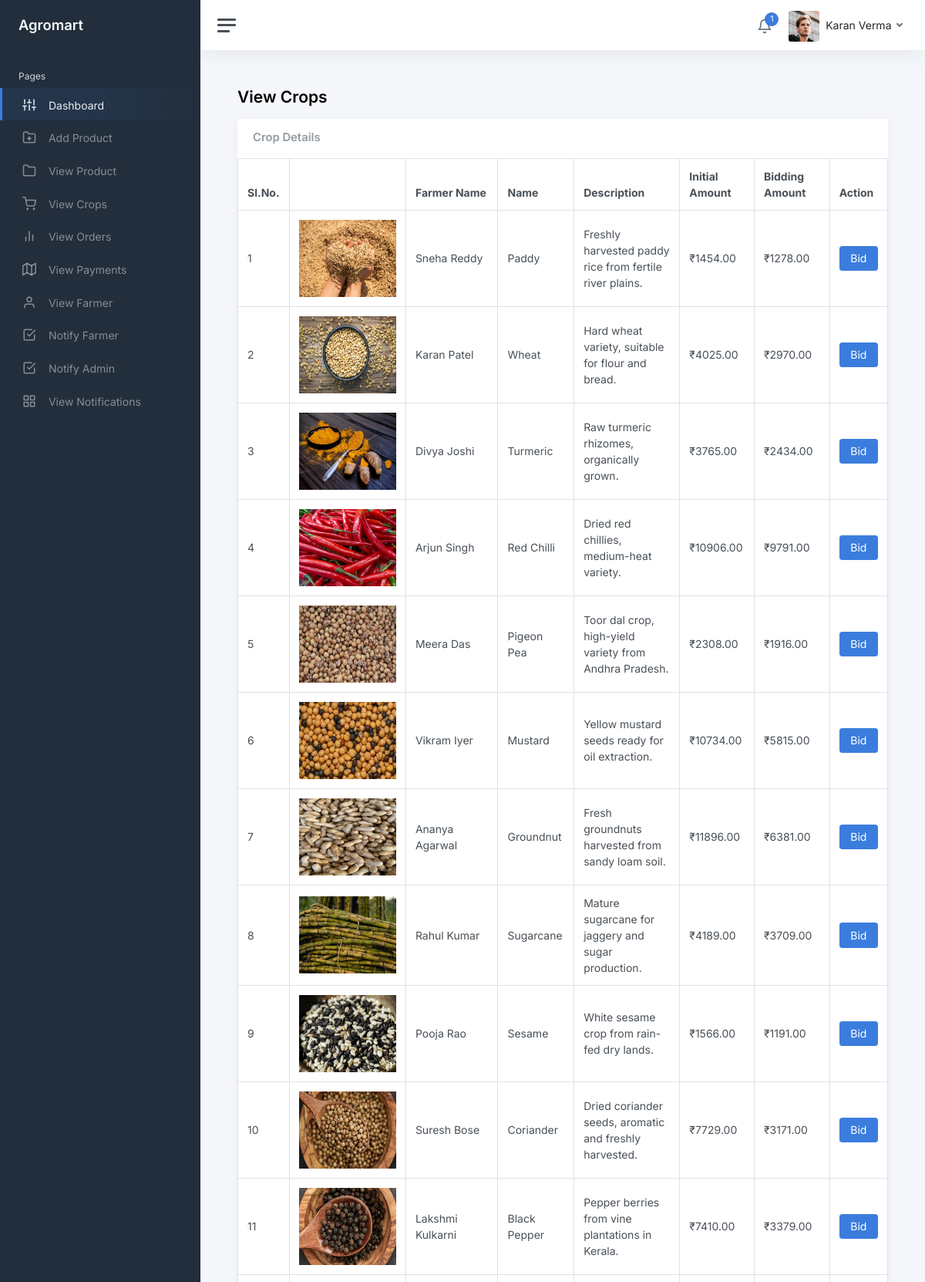
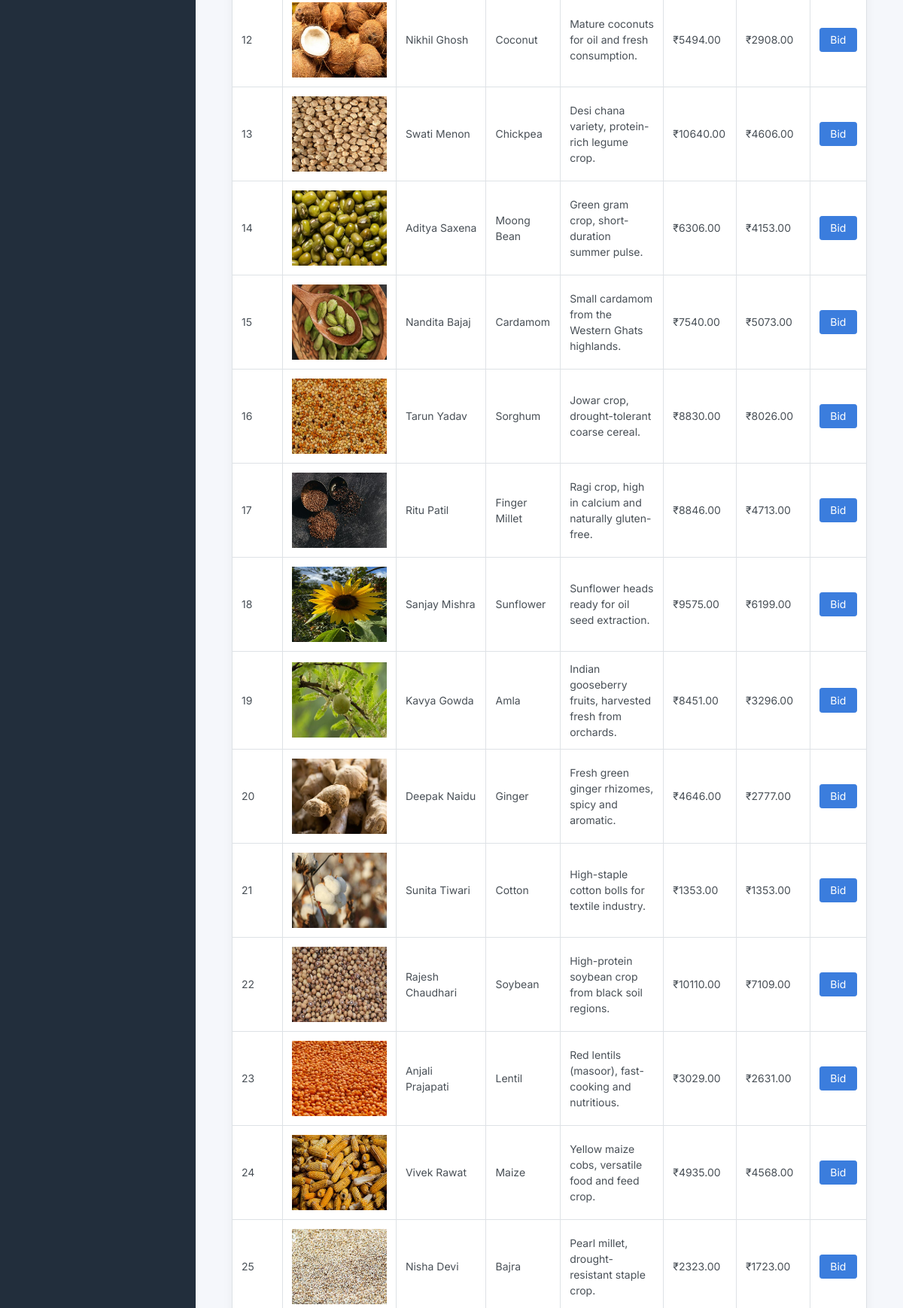
Screenshot of /consumer/view-crop.php (signed in, upper part) with the database file from the repository (2 pictures, top to bottom).
### tables this page shows
CREATE TABLE IF NOT EXISTS `crops` (
  `crop_id` int NOT NULL AUTO_INCREMENT,
  `crop_name` varchar(30) NOT NULL,
  `crop_description` text NOT NULL,
  `farmer_id` int NOT NULL,
  `crop_initial_amount` int NOT NULL,
  `crop_amount` int DEFAULT NULL,
  `consumer_id` int DEFAULT NULL,
  `image_location` text NOT NULL,
  PRIMARY KEY (`crop_id`)
);

CREATE TABLE IF NOT EXISTS `farmers` (
  `farmer_id` int NOT NULL AUTO_INCREMENT,
  `farmer_name` varchar(30) NOT NULL,
  `farmer_email` varchar(30) NOT NULL,
  `farmer_contact_number` varchar(12) NOT NULL,
  `farmer_address` text NOT NULL,
  `farmer_username` varchar(30) NOT NULL,
  `farmer_password` varchar(30) NOT NULL,
  PRIMARY KEY (`farmer_id`)
);

### consumer/view-crop.php (the view, shortened to what this page needs)
<?php
include './includes/connection.php';
?>
<!DOCTYPE html>
<html lang="en">
<head>
	<link href="css/app.css" rel="stylesheet">
</head>
<body>
	<div class="wrapper">
		<?php include('./includes/sidebar.php'); ?>
		<div class="main">
			<?php include('./includes/navbar.php'); ?>
			<main class="content">
				<div class="container-fluid p-0">
					<h1 class="h3 mb-3"><strong>View Crops</strong></h1>
					<div class="row">
						<div class="col-12 d-flex">
							<div class="card flex-fill">
								<div class="card-header">
									<h5 class="card-title mb-0">Crop Details</h5>
								</div>
								<table class="table table-bordered my-0">
									<thead>
										<tr>
											<th>Sl.No.</th>
											<th class="d-none d-xl-table-cell"></th>
											<th class="d-none d-xl-table-cell">Farmer Name</th>
											<th class="d-none d-xl-table-cell">Name</th>
											<th class="d-none d-xl-table-cell">Description</th>
											<th class="d-none d-xl-table-cell">Initial Amount</th>
											<th class="d-none d-xl-table-cell">Bidding Amount</th>
											<th class="d-none d-xl-table-cell">Action</th>
										</tr>
									</thead>
									<tbody>
										<?php
											$query=mysqli_query($con,"SELECT F.farmer_name, c.crop_name, C.crop_description,
											C.crop_initial_amount,C.crop_amount, C.image_location, C.crop_id FROM crops C
                                            left join farmers F on F.farmer_id=C.farmer_id") or die(mysqli_error($con));
											if(mysqli_num_rows($query)){
												$i=1;
												while($row=mysqli_fetch_array($query)){
										?>
										<tr>
											<td><?php echo $i; ?></td>
                                            <td><img src="<?php echo $row['image_location']; ?>" height="100"></td>
											<td class="d-none d-xl-table-cell"><?php echo $row['farmer_name']; ?></td>
											<td class="d-none d-xl-table-cell"><?php echo $row['crop_name']; ?></td>
											<td class="d-none d-xl-table-cell"><?php echo $row['crop_description']; ?></td>
											<td class="d-none d-xl-table-cell">&#8377;<?php echo $row['crop_initial_amount']; ?>.00</td>
											<td class="d-none d-xl-table-cell">&#8377;<?php echo $row['crop_amount']; ?>.00</td>
											<td class="d-none d-xl-table-cell">
												<a href="./edit-crop.php?crop_id=<?php echo $row['crop_id']; ?>" class="btn btn-primary">Bid</a>
											</td>
										</tr>
										<?php
												$i++;
												}
											}
										?>
									</tbody>
								</table>
							</div>
						</div>
					</div>
				</div>
			</main>
		</div>
	</div>
</body>
</html>

### rows the page displays
crops: image_location (picture), farmer.farmer_name "Sneha Reddy", crop_name "Paddy", crop_description "Freshly harvested paddy rice from fertile river plains.", crop_initial_amount "1454", crop_amount "1278"
crops: image_location (picture), farmer.farmer_name "Karan Patel", crop_name "Wheat", crop_description "Hard wheat variety, suitable for flour and bread.", crop_initial_amount "4025", crop_amount "2970"
crops: image_location (picture), farmer.farmer_name "Divya Joshi", crop_name "Turmeric", crop_description "Raw turmeric rhizomes, organically grown.", crop_initial_amount "3765", crop_amount "2434"
crops: image_location (picture), farmer.farmer_name "Arjun Singh", crop_name "Red Chilli", crop_description "Dried red chillies, medium-heat variety.", crop_initial_amount "10906", crop_amount "9791"
crops: image_location (picture), farmer.farmer_name "Meera Das", crop_name "Pigeon Pea", crop_description "Toor dal crop, high-yield variety from Andhra Pradesh.", crop_initial_amount "2308", crop_amount "1916"
crops: image_location (picture), farmer.farmer_name "Vikram Iyer", crop_name "Mustard", crop_description "Yellow mustard seeds ready for oil extraction.", crop_initial_amount "10734", crop_amount "5815"
crops: image_location (picture), farmer.farmer_name "Ananya Agarwal", crop_name "Groundnut", crop_description "Fresh groundnuts harvested from sandy loam soil.", crop_initial_amount "11896", crop_amount "6381"
crops: image_location (picture), farmer.farmer_name "Rahul Kumar", crop_name "Sugarcane", crop_description "Mature sugarcane for jaggery and sugar production.", crop_initial_amount "4189", crop_amount "3709"
crops: image_location (picture), farmer.farmer_name "Pooja Rao", crop_name "Sesame", crop_description "White sesame crop from rain-fed dry lands.", crop_initial_amount "1566", crop_amount "1191"
crops: image_location (picture), farmer.farmer_name "Suresh Bose", crop_name "Coriander", crop_description "Dried coriander seeds, aromatic and freshly harvested.", crop_initial_amount "7729", crop_amount "3171"
crops: image_location (picture), farmer.farmer_name "Lakshmi Kulkarni", crop_name "Black Pepper", crop_description "Pepper berries from vine plantations in Kerala.", crop_initial_amount "7410", crop_amount "3379"
crops: image_location (picture), farmer.farmer_name "Nikhil Ghosh", crop_name "Coconut", crop_description "Mature coconuts for oil and fresh consumption.", crop_initial_amount "5494", crop_amount "2908"
crops: image_location (picture), farmer.farmer_name "Swati Menon", crop_name "Chickpea", crop_description "Desi chana variety, protein-rich legume crop.", crop_initial_amount "10640", crop_amount "4606"
crops: image_location (picture), farmer.farmer_name "Aditya Saxena", crop_name "Moong Bean", crop_description "Green gram crop, short-duration summer pulse.", crop_initial_amount "6306", crop_amount "4153"
crops: image_location (picture), farmer.farmer_name "Nandita Bajaj", crop_name "Cardamom", crop_description "Small cardamom from the Western Ghats highlands.", crop_initial_amount "7540", crop_amount "5073"
crops: image_location (picture), farmer.farmer_name "Tarun Yadav", crop_name "Sorghum", crop_description "Jowar crop, drought-tolerant coarse cereal.", crop_initial_amount "8830", crop_amount "8026"
crops: image_location (picture), farmer.farmer_name "Ritu Patil", crop_name "Finger Millet", crop_description "Ragi crop, high in calcium and naturally gluten-free.", crop_initial_amount "8846", crop_amount "4713"
crops: image_location (picture), farmer.farmer_name "Sanjay Mishra", crop_name "Sunflower", crop_description "Sunflower heads ready for oil seed extraction.", crop_initial_amount "9575", crop_amount "6199"
crops: image_location (picture), farmer.farmer_name "Kavya Gowda", crop_name "Amla", crop_description "Indian gooseberry fruits, harvested fresh from orchards.", crop_initial_amount "8451", crop_amount "3296"
crops: image_location (picture), farmer.farmer_name "Deepak Naidu", crop_name "Ginger", crop_description "Fresh green ginger rhizomes, spicy and aromatic.", crop_initial_amount "4646", crop_amount "2777"
crops: image_location (picture), farmer.farmer_name "Sunita Tiwari", crop_name "Cotton", crop_description "High-staple cotton bolls for textile industry.", crop_initial_amount "1353", crop_amount "1353"
crops: image_location (picture), farmer.farmer_name "Rajesh Chaudhari", crop_name "Soybean", crop_description "High-protein soybean crop from black soil regions.", crop_initial_amount "10110", crop_amount "7109"
crops: image_location (picture), farmer.farmer_name "Anjali Prajapati", crop_name "Lentil", crop_description "Red lentils (masoor), fast-cooking and nutritious.", crop_initial_amount "3029", crop_amount "2631"
crops: image_location (picture), farmer.farmer_name "Vivek Rawat", crop_name "Maize", crop_description "Yellow maize cobs, versatile food and feed crop.", crop_initial_amount "4935", crop_amount "4568"
crops: image_location (picture), farmer.farmer_name "Nisha Devi", crop_name "Bajra", crop_description "Pearl millet, drought-resistant staple crop.", crop_initial_amount "2323", crop_amount "1723"

### other values shown
$Count "1"
$Name "Karan Verma"
